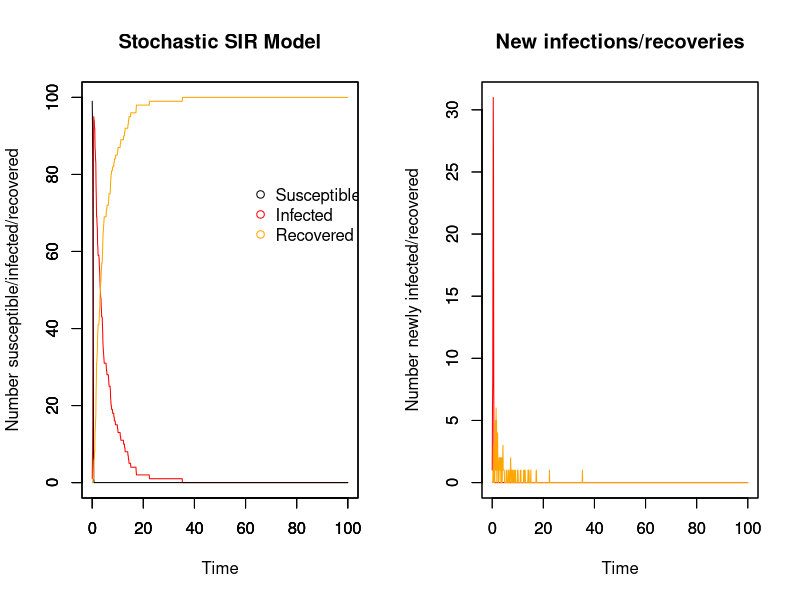
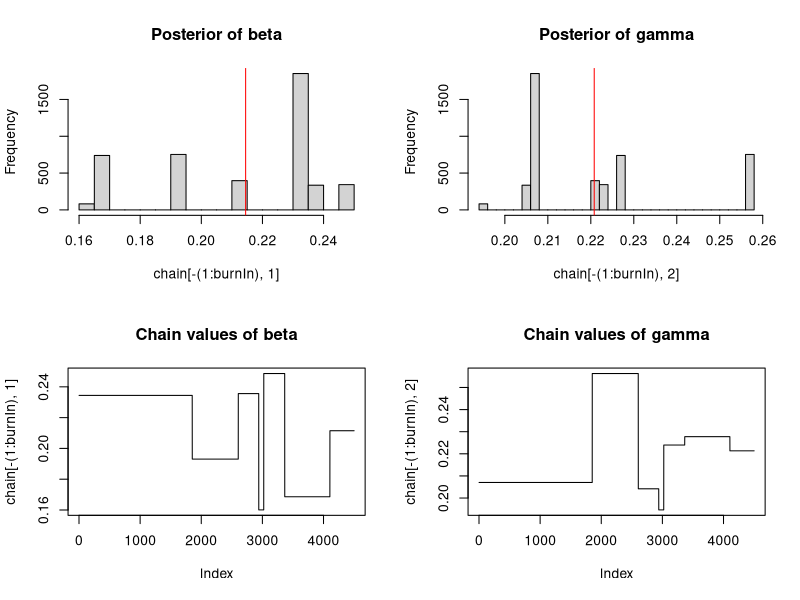

Write R code to recreate these figures, in order.
## Stochastic model with MCMC
## 04/11/17

##########################
## Input values for SIR ##
##########################

# Time
timestep <- 0.1
times <- seq(0, 100, by = timestep)

# Initial population: N-1 susceptible, 1 infectious, 0 recovered
init.values = c(
  S = 100-1,
  I = 1,
  R = 0
)
N = sum(init.values)

# Beta & gammma
beta <- 0.2
gamma <- 0.2

###############
## The model ##
###############

# Array for holding collective disease status information for whole period of time
data <- array(0, dim =c(length(times), length(init.values)+3))
data[,1] <- times # make first column the timesteps to make plotting easier later on

set.seed(7) # other good ones: 14, 22, 30

# For loops for calculating the numbers susceptible, infected, and recovered at each timepoint
for (time in times){
  if (time == 0){ # Set up the number of S/I/R at time 0
    data[1,2] <- init.values["S"] # number of susceptibles at time 0
    data[1,3] <- init.values["I"] # number of infecteds at time 0
    data[1,4] <- init.values["R"] # number of recovereds at time 0
    data[1,5] <- init.values["I"] # number newly infected at time 0
    data[1,6] <- init.values["R"] # number newly recovered at time 0
      
  } else{
    whole_time <- 1/timestep * time # makes time into the whole number that it corresponds to in the array
    #inf <- rbinom(1, size = data[whole_time,2], prob = foi_t) # number who become infected in this timestep
    #rec <- rbinom(1, size = data[whole_time,3], prob = r_t)# number who become recovered in this timestep
    
    inf <- rbinom(1, size = data[whole_time,2], (1-(exp(-beta*data[whole_time,3]*timestep)))) # number who become infected in this timestep
    rec <- rbinom(1, size = data[whole_time,3], (1-(exp(-gamma*timestep)))) # number who become recovered in this timestep
      
    data[whole_time+1,2] <- data[whole_time,2] - inf # number of susceptibles at other times
      
    data[whole_time+1,3] <- data[whole_time,3]  + inf - rec # number of infecteds at other times
      
    data[whole_time+1,4] <- data[whole_time,4] + rec # number of recovereds at other times
    
    data[whole_time+1,5] <- data[whole_time+1,3] - data[whole_time,3] + data[whole_time+1,4] - data[whole_time,4] # number of newly infected
    
    data[whole_time+1,6] <- data[whole_time+1,4] - data[whole_time,4] # number of newly recovered
  }
}

###############
## SIR plots ##
###############

run_stoch <- data.frame(data) # make array into a dataframe
colnames(run_stoch) <- c("time","S", "I", "R", "new_I", "new_R")

par(mfrow = c(1,2))

# Plot for SIR model
plot(x = run_stoch$time, y = run_stoch$I, type = "line", col = "red", ylim = c(0,N),
     xlab = "Time", ylab = "Number susceptible/infected/recovered", main = "Stochastic SIR Model")
par(new=T)
plot(x = run_stoch$time, y = run_stoch$S, type = "line", ylim = c(0,N), ylab = "", xlab = "") # add susceptible line
par(new=T)
plot(x = run_stoch$time, y = run_stoch$R, type = "line", col = "orange", ylim = c(0,N), ylab = "", xlab = "") # recovered

# Add legend
legend(60, 0.8*N, c("Susceptible", "Infected", "Recovered"), pch = 1, col = c("black", "red", "orange"), bty = "n")

# Plot for newly infected and newly recovered
plot(x = run_stoch$time, y = run_stoch$new_I, type = "line", col = "red", ylim = c(0,max(run_stoch$new_I)),
     xlab = "Time", ylab = "Number newly infected/recovered", main = "New infections/recoveries")
par(new=T)
plot(x = run_stoch$time, y = run_stoch$new_R, type = "line", col = "orange", ylim = c(0,max(run_stoch$new_I)), ylab = "", xlab = "") # add susceptible line

##################################
## Likelihood, prior, posterior ##
##################################

# Likelihood distribution
likelihood <- function(param){
  beta = as.numeric(param[1])
  gamma = as.numeric(param[2])
  total = array(0, dim = (c(nrow(run_stoch))))

  for (i in 1:nrow(run_stoch)){
    betalikelihood = dbinom(run_stoch$new_I[i+1], run_stoch$S[i], (1-(exp(-beta*run_stoch$I[i]*timestep))), log = T)
    gammalikelihood = dbinom(run_stoch$new_R[i+1], run_stoch$I[i], (1-(exp(-gamma*timestep))), log = T)
    total[i] = betalikelihood + gammalikelihood
  }
  return(sum(total, na.rm = T))
}

# Prior distribution
prior <- function(param){
  beta = as.numeric(param[1])
  gamma = as.numeric(param[2])
  betaprior = dunif(beta, min = 0, max = 100, log = T)
  gammaprior = dunif(gamma, min = 0, max = 100, log = T)
  return(betaprior + gammaprior)
}

# Posterior distribution
posterior <- function(param){
  return (likelihood(param) + prior(param))
}

proposalfunction <- function(param){ # beta and gamma need to be >0

  beta_prop = rnorm(1, mean = param[1], sd = 1)
  gamma_prop = rnorm(1, mean = param[2], sd = 1)
  return(c(beta_prop, gamma_prop))
}

run_metropolis_MCMC <- function(startvalue, iterations){
  chain = array(dim = c(iterations+1,2))
  chain[1,] = startvalue
  for (i in 1:iterations){
    proposal = proposalfunction(chain[i,])

    if (proposal[1] < 0.0 | proposal[2] < 0.0){
      chain[i+1,] = chain[i,]
     }
     else{
      probab = exp(posterior(proposal) - posterior(chain[i,]))
      if (runif(1) < probab){
        chain[i+1,] = proposal
      }else{
        chain[i+1,] = chain[i,]
        }
      }
  }
  return(chain)
}

# Where to start the chain
startvalue <- c(0.1,0.1)

# Number of runs
iterations = 5000
#set.seed(4)
chain <- run_metropolis_MCMC(startvalue, iterations)

# The beginning of the chain is biased towards the starting point, so take them out
# normally burnin is 10%-50% of the runs
burnIn = 0.1*iterations
acceptance <- 1-mean(duplicated(chain[-(1:burnIn),]))

################
## MCMC Plots ##
################

par(mfrow = c(2,2))

hist(chain[-(1:burnIn),1],nclass=30, main="Posterior of beta")
abline(v = mean(chain[-(1:burnIn),1]), col = "red")

hist(chain[-(1:burnIn),2],nclass=30, main="Posterior of gamma")
abline(v = mean(chain[-(1:burnIn),2]), col = "red")

plot(chain[-(1:burnIn),1], type = "l", main = "Chain values of beta")

plot(chain[-(1:burnIn),2], type = "l", main = "Chain values of gamma")

########################################################################################################################

########################################################################################################################